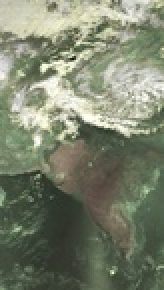
#> input picture elevation_90_deg.jpg, 82 x 145 px, shrunk from 512 x 907 before the run, given in place of elevation_90_deg.png, which was not available (shown 2 times larger)
$ jupyter execute --allow-errors elevation_90.ipynb
#> lines starting #> are read from the running program, lines starting #| are printed output that depends on the picture; pictures that were not available may be replaced by others from this repository, and a replacement may not be noted
[cell 1]
lat_mid, lon_mid = 30.3545 , 76.3702

[cell 2]
import cv2
import matplotlib.pyplot as plt
import cartopy.crs as ccrs
import cartopy.feature as cfeature
import numpy as np

# Load the satellite image
image_path = 'elevation_90_deg.png'
image = cv2.imread(image_path)
#> image is the input picture: shape (145, 82, 3); mean B, G, R 109.3, 129.8, 123.1
image_rgb = cv2.cvtColor(image, cv2.COLOR_BGR2RGB)

# Define the sub-satellite point at max elevation
sub_satellite_lat = 35.3545
sub_satellite_lon = 55.3702

# Create a Cartopy projection centered at the sub-satellite point
#> (the rest of this cell did not finish here and is left out)

[cell 3]
import numpy as np
from PIL import Image
import matplotlib.pyplot as plt

# Function to upload image
def upload_image(image_path):
#> called with image_path = 'Elevation_90_degrees.jpg'
    return Image.open(image_path)
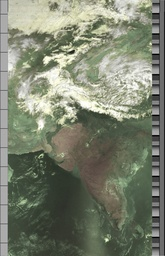
#> input picture Elevation_90_degrees.jpg, 165 x 256 px, shrunk from 1032 x 1600 before the run
#> returned value is the input picture: PIL image 165x256 RGB; mean R, G, B 123.1, 129, 111

# Function to convert pixel coordinates to lat/lon
def pixel_to_latlon(x, y, width, height, pixel_size, satellite_altitude, earth_radius, lat_mid, lon_mid):
    # Calculate the offset from the center of the image
    dx = (x - width / 2) * pixel_size
    dy = (y - height / 2) * pixel_size

    # Convert latitude and longitude to radians
    lat_mid_rad = np.deg2rad(lat_mid)
    lon_mid_rad = np.deg2rad(lon_mid)

    # Calculate the nadir point coordinates
    nadir_x = earth_radius * np.sin(lat_mid_rad) * np.cos(lon_mid_rad)
    nadir_y = earth_radius * np.sin(lat_mid_rad) * np.sin(lon_mid_rad)
    nadir_z = earth_radius * np.cos(lat_mid_rad) - satellite_altitude

    # Apply rotation matrices to find the coordinates in 3D space
    dx_rad = dx / earth_radius
    dy_rad = dy / earth_radius
    dz_rad = -satellite_altitude / earth_radius

    # Find the coordinates in the satellite frame
    x_sat = nadir_x + dx_rad
    y_sat = nadir_y + dy_rad
    z_sat = nadir_z + dz_rad

    # Convert satellite coordinates to latitude and longitude
    lat = np.arcsin(x_sat / np.sqrt(x_sat**2 + y_sat**2 + z_sat**2))
    lon = np.arctan2(y_sat, x_sat)

    return np.rad2deg(lat), np.rad2deg(lon)

# Main function to process the image and plot lat/lon grid
def process_image():
    # Upload the image (adjust the path as needed)
    image_path = 'Elevation_90_degrees.jpg'
    image = upload_image(image_path)

    # Get image dimensions
    width, height = image.size
#> width = 165; height = 256

    # Satellite parameters (adjust as needed)
    satellite_altitude = 850e3  # Altitude in meters
    earth_radius = 6371e3  # Earth radius in meters
    FOV = 55.4  # Field of View in degrees (adjust based on satellite)

    # Subsatellite point coordinates (adjust as needed)
    lat_mid = 30.3545
    lon_mid = 76.3702

    # Calculate swath width and pixel size
    swath_width = 2 * satellite_altitude * np.tan(np.deg2rad(FOV / 2))
    pixel_size = swath_width / width
#> pixel_size = 5409.2

    # Map the entire image to lat/lon
    latlon_map = np.zeros((height, width, 2))
    for y in range(height):
        for x in range(width):
            lat, lon = pixel_to_latlon(x, y, width, height, pixel_size, satellite_altitude, earth_radius, lat_mid, lon_mid)
            latlon_map[y, x] = [lat, lon]

    # Plot the image with lat/lon grid (sampled for clarity)
    plt.figure(figsize=(10, 10))
    plt.imshow(image)
    sample_rate = 100  # Sample rate for plotting lat/lon grid
    for y in range(0, height, sample_rate):
        for x in range(0, width, sample_rate):
            lat, lon = latlon_map[y, x]
            plt.text(x, y, f'({lat:.2f}, {lon:.2f})', color='red', fontsize=6)

    plt.show()
    return latlon_map

# Run the main function
process_image()

[cell 4]
from PIL import Image
import numpy as np

# Load the image
image_path = "Elevation_90_degrees.jpg"
image = Image.open(image_path)
image_array = np.array(image)

# Get image dimensions
width, height = image.size
width, height
# Define ground station coordinates
ground_station_lat = 30.3545
ground_station_lon = 76.3702

# Assume a GSD (Ground Sample Distance) in meters
GSD = 20000  # 1 km/pixel
def pixel_to_latlon(pixel_x, pixel_y, ground_lat, ground_lon, GSD):
    # Calculate the offsets in meters
    offset_x_m = (pixel_x - width / 2) * GSD
    offset_y_m = (pixel_y - height / 2) * GSD

    # Convert offsets to degrees
    # Approximate conversions
    offset_lat = offset_y_m / 111320
    offset_lon = offset_x_m / (40075000 * np.cos(np.radians(ground_lat)) / 360)

    lat = ground_lat + offset_lat
    lon = ground_lon + offset_lon

    return lat, lon

# Example: Calculate the latitude and longitude of the center pixel
center_x, center_y = width // 2, height // 2
center_lat, center_lon = pixel_to_latlon(center_x, center_y, ground_station_lat, ground_station_lon, GSD)
center_lat, center_lon
#> Out = (30.35, 76.27)

[cell 5]
import numpy as np
import matplotlib.pyplot as plt
from PIL import Image

# Load the image
image_path = "Elevation_90_degrees.jpg"
image = Image.open(image_path)
width, height = image.size

# Define geographic bounds (approximate)
lat_bounds = (0, 45)
lon_bounds = (60, 100)

# Define grid intervals
lat_interval = 5  # degrees
lon_interval = 5  # degrees

# Create figure and axis
fig, ax = plt.subplots(figsize=(10, 15))

# Display the image
ax.imshow(image)

# Set the tick positions and labels
lat_ticks = np.arange(lat_bounds[0], lat_bounds[1] + lat_interval, lat_interval)
lon_ticks = np.arange(lon_bounds[0], lon_bounds[1] + lon_interval, lon_interval)

lat_tick_positions = [(1 - (lat - lat_bounds[0]) / (lat_bounds[1] - lat_bounds[0])) * height for lat in lat_ticks]
lon_tick_positions = [(lon - lon_bounds[0]) / (lon_bounds[1] - lon_bounds[0]) * width for lon in lon_ticks]

ax.set_yticks(lat_tick_positions)
ax.set_xticks(lon_tick_positions)
ax.set_yticklabels([f'{lat:.1f}°N' for lat in lat_ticks])
ax.set_xticklabels([f'{lon:.1f}°E' for lon in lon_ticks])

# Draw grid lines
ax.grid(True, which='both', color='black', linestyle='--', linewidth=0.5)

# Set axis labels
ax.set_xlabel('Longitude')
ax.set_ylabel('Latitude')

# Save the output image
output_grid_image_path = "georeferenced_image"
plt.savefig(output_grid_image_path, bbox_inches='tight')
plt.close()

[cell 6]
import matplotlib.pyplot as plt
import matplotlib.image as mpimg
import numpy as np
import cartopy.crs as ccrs
from math import cos, sin, radians

# Upload the image to Google Colab


# Get the image file path
image_path = 'Elevation_90_degrees.jpg'

# Read the image
img = mpimg.imread(image_path)

# Display the image
plt.imshow(img)
plt.title('NOAA Image')
plt.show()

# Nadir point
lat_mid, lon_mid = 30.3545, 76.3702

# Number of pixels in the image
img_height, img_width, _ = img.shape

# Define the field of view (FOV) in degrees
fov_lat = 20  # Example value for the FOV in the latitude direction
fov_lon = 20  # Example value for the FOV in the longitude direction

# Define pitch, yaw, and roll in degrees
pitch = 0  # Replace with actual pitch value
yaw = 10    # Replace with actual yaw value
roll = 0   # Replace with actual roll value

# Convert angles to radians
pitch = radians(pitch)
yaw = radians(yaw)
roll = radians(roll)

# Calculate the bounding box
min_lat = lat_mid - (fov_lat / 2)
max_lat = lat_mid + (fov_lat / 2)
min_lon = lon_mid - (fov_lon / 2)
max_lon = lon_mid + (fov_lon / 2)

# Create arrays of the image pixel indices
x = np.linspace(min_lon, max_lon, img_width)
y = np.linspace(min_lat, max_lat, img_height)

# Create a meshgrid of the indices
X, Y = np.meshgrid(x, y)

# Rotation matrix components for pitch, yaw, and roll
R_pitch = np.array([[1, 0, 0],
                    [0, cos(pitch), -sin(pitch)],
                    [0, sin(pitch), cos(pitch)]])

R_yaw = np.array([[cos(yaw), 0, sin(yaw)],
                  [0, 1, 0],
                  [-sin(yaw), 0, cos(yaw)]])

R_roll = np.array([[cos(roll), -sin(roll), 0],
                   [sin(roll), cos(roll), 0],
                   [0, 0, 1]])

# Combined rotation matrix
R = R_roll @ R_yaw @ R_pitch

# Transform coordinates
coords = np.array([X.flatten(), Y.flatten(), np.zeros_like(X.flatten())])
coords_transformed = R @ coords
X_transformed = coords_transformed[0].reshape(X.shape)
Y_transformed = coords_transformed[1].reshape(Y.shape)

#> (the rest of this cell did not finish here and is left out)

[cell 7]
import numpy as np
import matplotlib.pyplot as plt
from PIL import Image

# Load the image
image_path = "Elevation_90_degrees.jpg"  # Update with your actual path
image = Image.open(image_path)
width, height = image.size

# Define geographic bounds for the Indian subcontinent
lat_bounds = (0, 45)  # degrees North
lon_bounds = (60, 100)  # degrees East

# Define grid intervals
lat_interval = 5  # degrees
lon_interval = 5  # degrees

# Create figure and axis
fig, ax = plt.subplots(figsize=(10, 15))

# Display the image
ax.imshow(image)

# Set the tick positions and labels
lat_ticks = np.arange(lat_bounds[0], lat_bounds[1] + lat_interval, lat_interval)
lon_ticks = np.arange(lon_bounds[0], lon_bounds[1] + lon_interval, lon_interval)

lat_tick_positions = [(1 - (lat - lat_bounds[0]) / (lat_bounds[1] - lat_bounds[0])) * height for lat in lat_ticks]
lon_tick_positions = [(lon - lon_bounds[0]) / (lon_bounds[1] - lon_bounds[0]) * width for lon in lon_ticks]

ax.set_yticks(lat_tick_positions)
ax.set_xticks(lon_tick_positions)
ax.set_yticklabels([f'{lat:.1f}°N' for lat in lat_ticks])
ax.set_xticklabels([f'{lon:.1f}°E' for lon in lon_ticks])

# Draw grid lines
ax.grid(True, which='both', color='red', linestyle='--', linewidth=0.5)

# Set axis labels
ax.set_xlabel('Longitude')
ax.set_ylabel('Latitude')

# Save the output image
output_grid_image_path = "georefrenced_image.jpg"  # Update with your actual path
plt.savefig(output_grid_image_path, bbox_inches='tight')
plt.close()

output_grid_image_path

[cell 8]
import numpy as np
import matplotlib.pyplot as plt
from PIL import Image, ImageDraw

# Load the image
image_path = "Elevation_90_degrees.jpg"
image = Image.open(image_path)
width, height = image.size

# Subsatellite point in latitude and longitude
subsat_lat = 30.3545
subsat_lon = 76.3702

# Center pixel
center_x = width // 2
center_y = height // 2

# Define geographic bounds based on the subsatellite point and image coverage
lat_bounds = (subsat_lat - 22.5, subsat_lat + 22.5)  # Approximate bounds (45 degrees total latitude coverage)
lon_bounds = (subsat_lon - 20, subsat_lon + 20)     # Approximate bounds (40 degrees total longitude coverage)

# Define grid intervals
lat_interval = 5  # degrees
lon_interval = 5  # degrees

# Create a new image to draw the grid and labels
output_image = image.copy()
draw = ImageDraw.Draw(output_image)

# Function to map geographic coordinates to pixel coordinates
def geo_to_pixel(lat, lon, width, height, lat_bounds, lon_bounds):
    lat_min, lat_max = lat_bounds
    lon_min, lon_max = lon_bounds

    # Normalize the latitude and longitude
    lat_normalized = (lat - lat_min) / (lat_max - lat_min)
    lon_normalized = (lon - lon_min) / (lon_max - lon_min)

    # Convert to pixel coordinates
    x = int(lon_normalized * width)
    y = int((1 - lat_normalized) * height)  # Invert y-axis for image coordinates

    return x, y

# Calculate the positions for the grid lines and labels
lat_ticks = np.arange(lat_bounds[0], lat_bounds[1] + lat_interval, lat_interval)
lon_ticks = np.arange(lon_bounds[0], lon_bounds[1] + lon_interval, lon_interval)

lat_tick_positions = [geo_to_pixel(lat, subsat_lon, width, height, lat_bounds, lon_bounds)[1] for lat in lat_ticks]
lon_tick_positions = [geo_to_pixel(subsat_lat, lon, width, height, lat_bounds, lon_bounds)[0] for lon in lon_ticks]

# Draw grid lines
for y in lat_tick_positions:
    draw.line([(0, y), (width, y)], fill='red', width=1)

for x in lon_tick_positions:
    draw.line([(x, 0), (x, height)], fill='red', width=1)

# Draw labels
for lat, y in zip(lat_ticks, lat_tick_positions):
    draw.text((12, y), f'{lat:.1f}°N', fill='red')

for lon, x in zip(lon_ticks, lon_tick_positions):
    draw.text((x, 10), f'{lon:.1f}°E', fill='red')

# Mark the center pixel (subsatellite point)
draw.ellipse((center_x-5, center_y-5, center_x+5, center_y+5), fill='blue', outline='blue')

# Save the output image
output_grid_image_path = "geo_2.jpg"
output_image.save(output_grid_image_path)
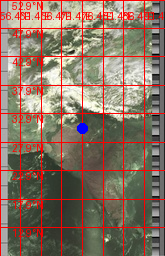
#> saved as geo_2.jpg: PIL image 165x256 RGB; mean R, G, B 135.8, 114.1, 98.8

output_grid_image_path

[cell 9]
import numpy as np
import matplotlib.pyplot as plt
from PIL import Image, ImageDraw

# Load the image
image_path = "image_of_india.jpg"
image = Image.open(image_path)
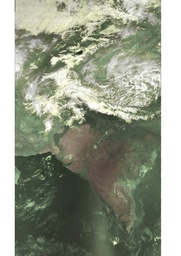
#> input picture image_of_india.jpg, 181 x 256 px, shrunk from 1131 x 1600 before the run
#> image is the input picture: PIL image 181x256 RGB; mean R, G, B 148.7, 154, 137.4
width, height = image.size

# Subsatellite point in latitude and longitude
subsat_lat = 30.3545
subsat_lon = 76.3702

# Center pixel
center_x = width // 2
center_y = height // 2

# Define approximate coverage of the image in degrees
lat_coverage = 60  # Total latitude coverage in degrees
lon_coverage = 60  # Total longitude coverage in degrees

# Define bounds based on the coverage
lat_bounds = (subsat_lat - lat_coverage / 2, subsat_lat + lat_coverage / 2)
lon_bounds = (subsat_lon - lon_coverage / 2, subsat_lon + lon_coverage / 2)

# Define grid intervals
lat_interval = 5  # degrees
lon_interval = 5  # degrees

# Create a new image to draw the grid and labels
output_image = image.copy()
draw = ImageDraw.Draw(output_image)

# Function to map geographic coordinates to pixel coordinates
def geo_to_pixel(lat, lon, width, height, lat_bounds, lon_bounds):
    lat_min, lat_max = lat_bounds
    lon_min, lon_max = lon_bounds

    # Normalize the latitude and longitude
    lat_normalized = (lat - lat_min) / (lat_max - lat_min)
    lon_normalized = (lon - lon_min) / (lon_max - lon_min)

    # Convert to pixel coordinates
    x = int(lon_normalized * width)
    y = int((1 - lat_normalized) * height)  # Invert y-axis for image coordinates

    return x, y

# Calculate the positions for the grid lines and labels
lat_ticks = np.arange(lat_bounds[0], lat_bounds[1] + lat_interval, lat_interval)
lon_ticks = np.arange(lon_bounds[0], lon_bounds[1] + lon_interval, lon_interval)

lat_tick_positions = [geo_to_pixel(lat, subsat_lon, width, height, lat_bounds, lon_bounds)[1] for lat in lat_ticks]
lon_tick_positions = [geo_to_pixel(subsat_lat, lon, width, height, lat_bounds, lon_bounds)[0] for lon in lon_ticks]

# Draw grid lines
for y in lat_tick_positions:
    draw.line([(0, y), (width, y)], fill='red', width=1)

for x in lon_tick_positions:
    draw.line([(x, 0), (x, height)], fill='red', width=1)

# Draw labels
for lat, y in zip(lat_ticks, lat_tick_positions):
    draw.text((10, y), f'{lat:.1f}°N', fill='red')

for lon, x in zip(lon_ticks, lon_tick_positions):
    draw.text((x, 10), f'{lon:.1f}°E', fill='red')

# Mark the center pixel (subsatellite point)
draw.ellipse((center_x-5, center_y-5, center_x+5, center_y+5), fill='blue', outline='blue')

# Save the output image
output_grid_image_path = "geo_3.jpg"
output_image.save(output_grid_image_path)
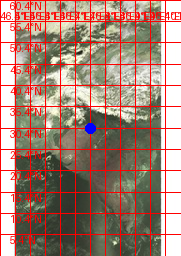
#> saved as geo_3.jpg: PIL image 181x256 RGB; mean R, G, B 162.7, 131.4, 117.7

output_grid_image_path
